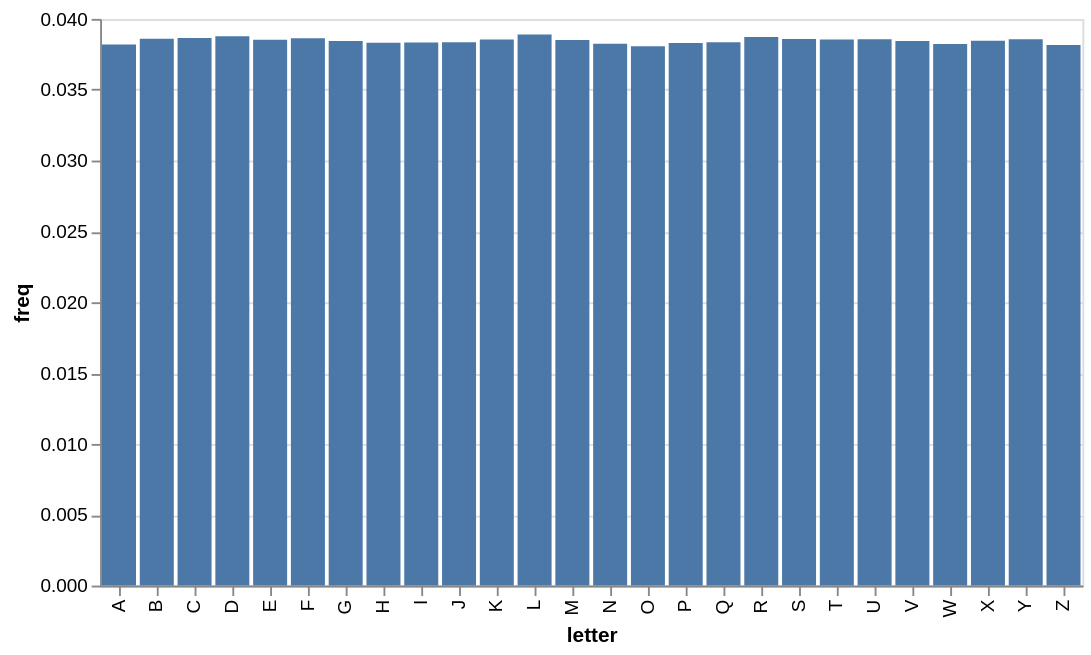

Write notebook code for a chart like this one.
### Code cell
freq_chart(t2)

### Figure 1 — Vega-Lite specification as saved in the notebook (floating-point values rounded to 4 significant figures)
{"config": {"view": {"continuousWidth": 400, "continuousHeight": 300}}, "data": {"name": "data-4bd201dad91f662af11361e91705eee5"}, "mark": "bar", "encoding": {"tooltip": [{"field": "letter", "type": "nominal"}, {"field": "freq", "type": "quantitative"}], "x": {"field": "letter", "scale": {"domain": ["A", "B", "C", "D", "E", "F", "G", "H", "I", "J", "K", "L", "M", "N", "O", "P", "Q", "R", "S", "T", "U", "V", "W", "X", "Y", "Z"]}, "type": "nominal"}, "y": {"field": "freq", "type": "quantitative"}}, "$schema": "https://vega.github.io/schema/vega-lite/v4.17.0.json", "datasets": {"data-4bd201dad91f662af11361e91705eee5": [{"letter": "A", "freq": 0.0382}, {"letter": "B", "freq": 0.0386}, {"letter": "C", "freq": 0.03865}, {"letter": "D", "freq": 0.03878}, {"letter": "E", "freq": 0.03853}, {"letter": "F", "freq": 0.03863}, {"letter": "G", "freq": 0.03845}, {"letter": "H", "freq": 0.03831}, {"letter": "I", "freq": 0.03833}, {"letter": "J", "freq": 0.03836}, {"letter": "K", "freq": 0.03854}, {"letter": "L", "freq": 0.03889}, {"letter": "M", "freq": 0.03851}, {"letter": "N", "freq": 0.03825}, {"letter": "O", "freq": 0.03806}, {"letter": "P", "freq": 0.0383}, {"letter": "Q", "freq": 0.03836}, {"letter": "R", "freq": 0.03873}, {"letter": "S", "freq": 0.03858}, {"letter": "T", "freq": 0.03855}, {"letter": "U", "freq": 0.03857}, {"letter": "V", "freq": 0.03845}, {"letter": "W", "freq": 0.03823}, {"letter": "X", "freq": 0.03846}, {"letter": "Y", "freq": 0.03857}, {"letter": "Z", "freq": 0.03815}]}}
